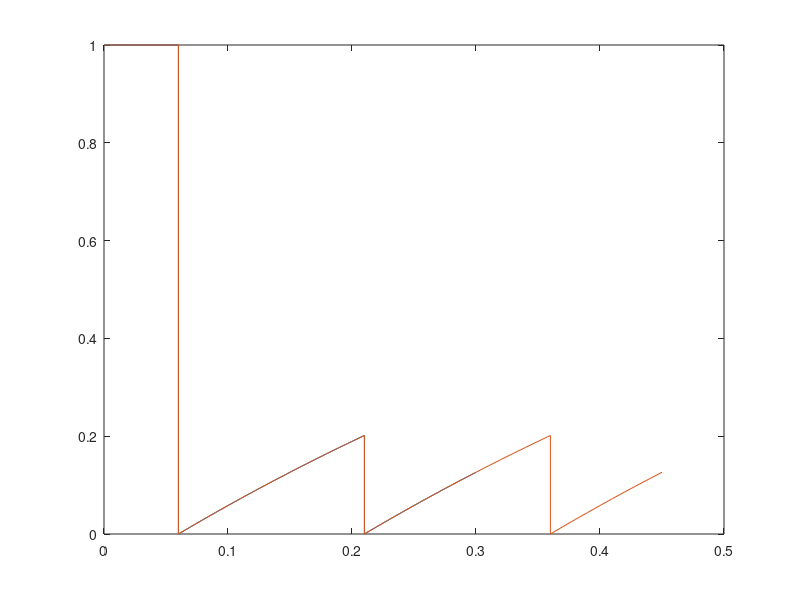

This chart was generated by the following MATLAB code: (Note: this script raises an error after producing the figure.)
k = 1;
M0 = 1;
R = 1.5;
inc = 0.01;
srTime = [0:9]*inc;
tdTime = [0:15]*inc;
deadTime = [0:6]*inc;
deadTime(1) = 0.000001; 
deadTime(7) = 0.06-0.000001; 


start1 = 0;
Mz = start1 + (k*M0-start1)*(1-exp(-R*srTime));

MZtdInit = k*M0*ones(1, 7);
MzOverDead = MZtdInit;

MzOverTD =horzcat(MzOverDead, Mz);
BlockTime = horzcat(deadTime, srTime+0.06)';
%% second block
start2 = Mz(10);

MzOverDead2 = start2 + (k*M0-start2)*(1-exp(-R*deadTime));

MzOverTD2 =horzcat(MzOverDead2, Mz);

MzOverTD2 = horzcat(MzOverTD, MzOverTD2);
BlockTime2 = vertcat(BlockTime, BlockTime+0.15);

plot(BlockTime2, MzOverTD2);hold on;

%% third block
start3 = Mz(10);

MzOverDead3 = start3 + (k*M0-start3)*(1-exp(-R*deadTime));

MzOverTD3 =horzcat(MzOverDead3, Mz);

MzOverTD3 = horzcat(MzOverTD2, MzOverTD3);
BlockTime3 = vertcat(BlockTime2, BlockTime+0.30);

plot(BlockTime3, MzOverTD3);hold on;

%% end
rr = 1;

tail_time = rr-0.45;
no_tail = round(tail_time/inc);
FinalTime =[0: no_tail]*inc;
start4 = Mz(10);

FinalTime(1) = 0.000001; 
FinalTime(no_tail+1) = tail_time-0.000001;


MzOverDead4 = start4 + (k*M0-start4)*(1-exp(-R*FinalTime));

MzOverTD4 =horzcat(MzOverDead4, Mz);

MzOverTD4 = horzcat(MzOverTD3, MzOverTD4);
BlockTime4 = vertcat(BlockTime3, BlockTime+0.45);

plot(BlockTime4, MzOverTD4);hold on;

% start = 0.02;
% Mz = start + (k*M0-start)*(1-exp(-R*srTime));
% plot(srTime, Mz);

hold off;



